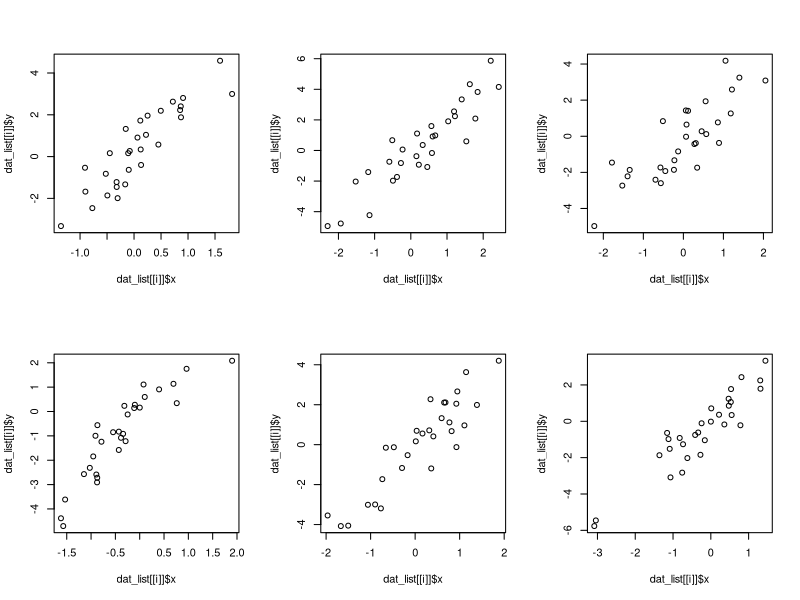

The R source for this figure:
############################################
#
#  An example of scaling up
#  The sample is simulated data - we begin by simulating the x
#  coordinate from a standard normal distribution (mean zero 
#  and variance 1), and then simulating the y which is a 
#  a linear function of x with slope of 2 plus some more random
#  error.     y = 2*x + error 
#
#  Plot each dataset and calculate the correlation between x and y
#
############################################

## Step 3  Scaling up using a function and for loop - 6 datasets

make_data <- function( n=30, slope=2) {
	x <- rnorm( 30 )
	y <- 2*x + rnorm(30)
	return( data.frame(x,y)	)
}

dat_list <- list()    ## create an empty list to hold datasets
for(i in 1:6) {       ## for loop creates 6 dataframes, 30 samples each
	dat_list[[i]] <- make_data(30)
}

correlations <- vector()  ## create empty vector to hold corr
par(mfrow=c(2,3))  ## set plot window to make 2 rows, 3 columns
for(i in 1:6) {
	
	plot( dat_list[[i]]$x, dat_list[[i]]$y )   # plot x,y 
	correlations[i] <- cor( dat_list[[i]]$x, dat_list[[i]]$y )  
}

print(correlations, digits=4)
mean(correlations)    # mean correlation about 0.85 - 0.90 